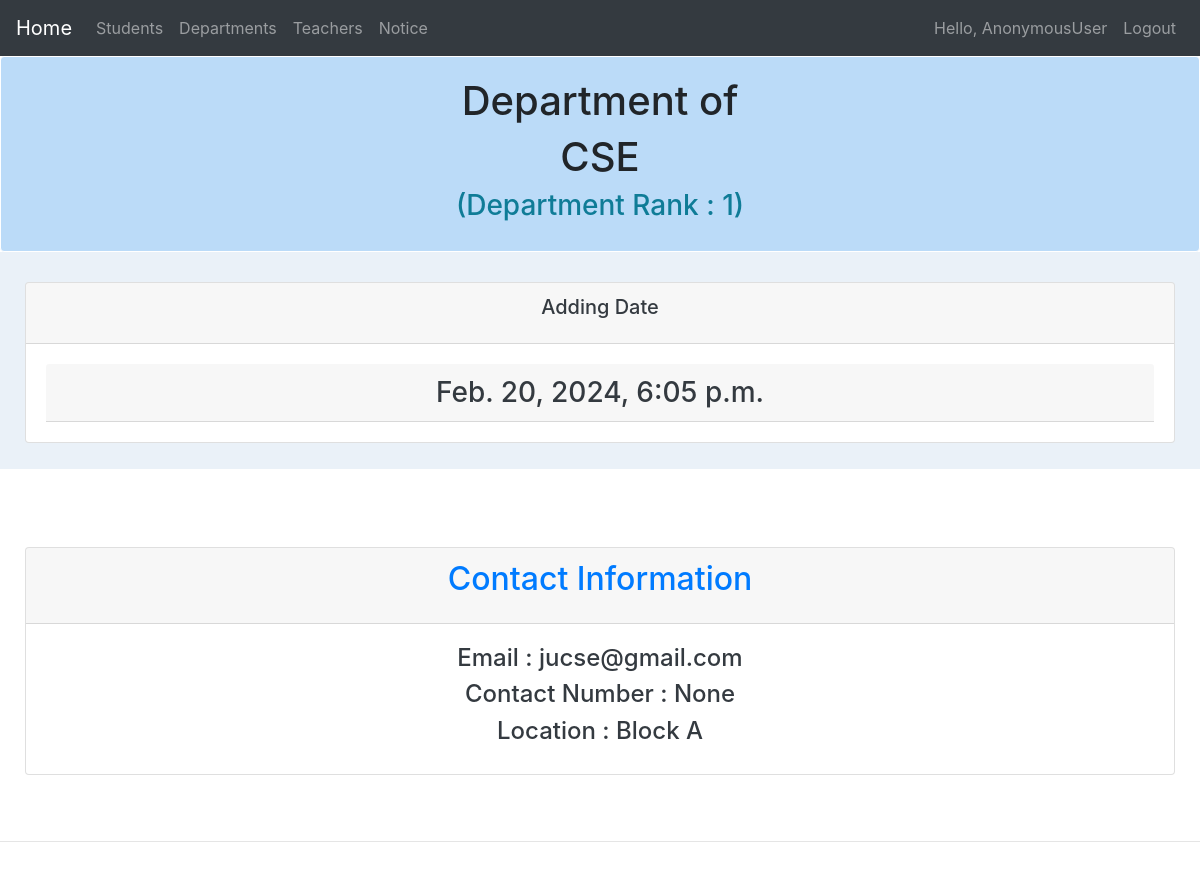
Before: /department_info/1/ with the older database file.
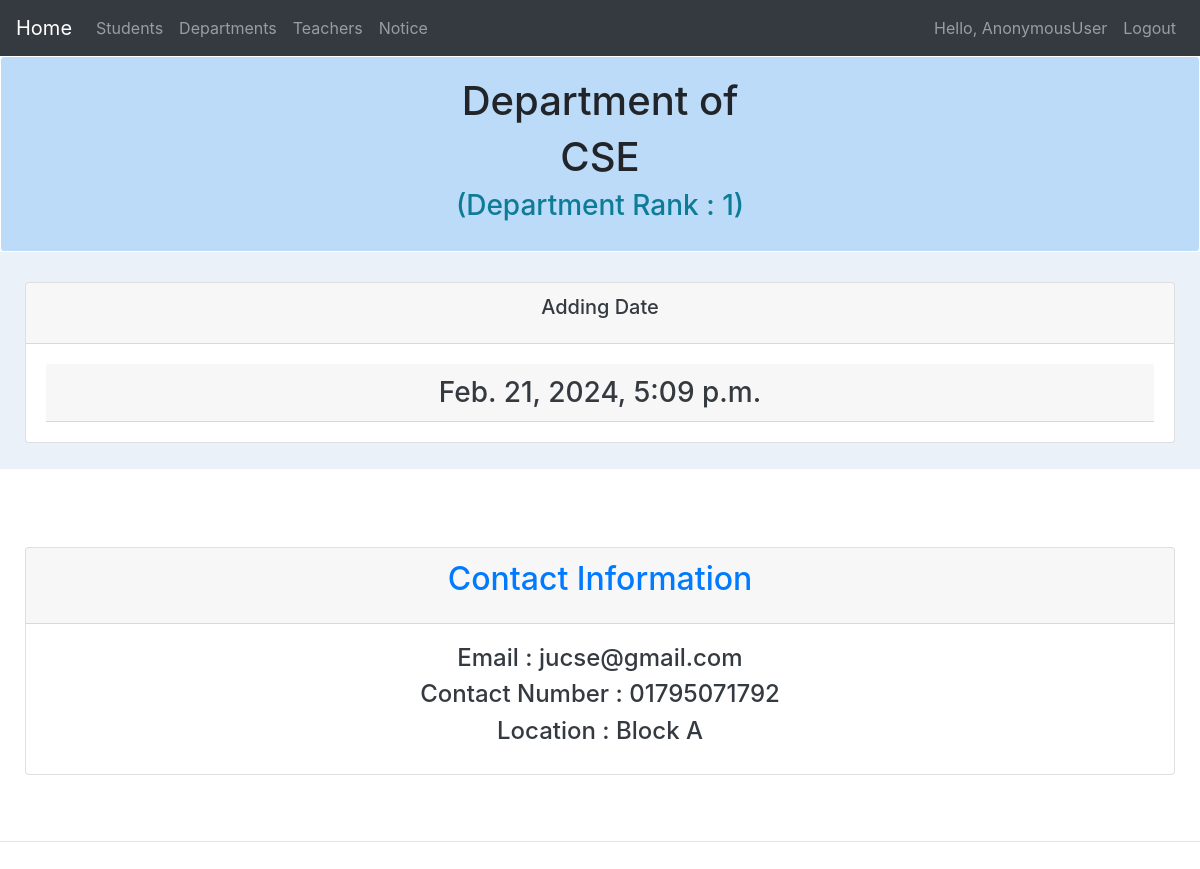
After: the same page with the newer database file.
### base/models.py (models this page shows, shortened)
class Department(models.Model):
    LOCATION = (
        ('Block A', 'Block A'),
        ('Block B', 'Block B'),
        ('Block C', 'Block C'),
        ('Block D', 'Block D'),
        ('Block E', 'Block E'),
    )
    name = models.CharField(max_length=30, null=True, help_text="Enter the department's name.")
    location = models.CharField(max_length=20, null=True, choices=LOCATION, help_text="Select the department's location.")
    rank = models.IntegerField(null=True, blank=True, help_text="Enter the department's rank.")
    phone = models.CharField(max_length=20, null=True, help_text="Enter the department's phone number.")
    email = models.CharField(max_length=30, null=True, help_text="Enter the department's email address.")
    date_created = models.DateTimeField(auto_now_add=True, help_text="The date and time when the department was created.")
    description = models.CharField(max_length=3000, null=True, blank=True, help_text="Enter a description of the department.")

### base/views.py (the view)
# urls.py: path('department_info/<str:pk>/',views.department_info,name="department_info"),
def department_info(request, pk):
    dept = Department.objects.get(id=pk)
    context = {'dept': dept}
    return render(request, 'base/department_info.html', context)

### base/templates/base/department_info.html (shortened to what this page needs)
{% extends 'main.html' %}
{%block content%}
<div class="container-fluid" style="text-align:center;margin:0px;width:100%;padding:0px ">
  <div class="card border border-white" style="background-color: rgb(187, 219, 248);">
    <div class="card-body">
        <h1>Department of</h1>
        <h1>{{dept.name}}</h1>
        <h3 style ="color:rgb(15, 124, 151);">(Department Rank : {{dept.rank}})</h3>
    </div>
  </div>
</div>
<div class="container-fluid" style="text-align:center;margin:0px;width:100%;padding:0px; background-color: rgb(234, 241, 248);">
 <div class="row" style="padding:10px; padding-top:30px;">
      <div class="col">
           <div class="col-md">
                <div class="card text-center text-dark mb-3" id="ESTD">
                      <div class="card-header">
                           <h5 class="card-title">Adding Date</h5>
                      </div>
                      <div class="card-body">
                           <h3 class="card-header">{{dept.date_created}}</h3>
                      </div>
                </div>
           </div>
      </div>
 </div>
</div>
<br>
<br>
<div class="row" style="padding:10px; padding-top:30px;">
      <div class="col">
           <div class="col-md">
                <div class="card text-center text-primary mb-3" id="CI">
                      <div class="card-header">
                           <h2 class="card-title">Contact Information</h2>
                      </div>
                      <div class="card-body">
                           <h4 class="text-dark">Email : {{dept.email}}</h4>
                           <h4 class="text-dark">Contact Number : {{dept.phone}}</h4>
                           <h4 class="text-dark">Location : {{dept.location}}</h4>
                      </div>
                </div>
           </div>
      </div>
    </div>
<br>
<hr>
<br>
{%endblock%}

Changed rows visible on the page:
changed Department "CSE": date_created "Feb. 20, 2024, 6:05 p.m." → "Feb. 21, 2024, 5:09 p.m."; phone "None" → "01795071792"
